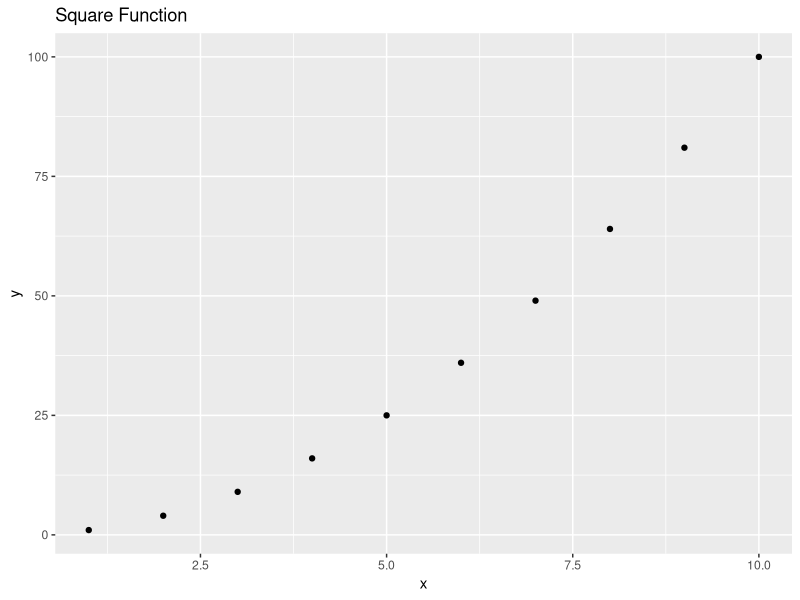

Here is the R script that generated this plot:
## ---- chunk 1
#| label: my-first-plot
#| fig-cap: "scatterplot of square function"

library(ggplot2)

df <- data.frame(
  x = 1:10,
  y = (1:10)^2
)

ggplot(df, aes(x = x, y = y)) +
  geom_point() +
  ggtitle("Square Function")
